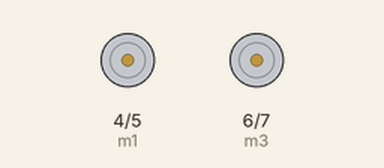
A sketch run on a simulated Arduino Uno, built with avr-gcc and run on an emulated ATmega328P. Shown: motor-driver pin pairs drawn as motors (green arrow = first pin HIGH = forward, orange = second pin HIGH = backward, longer = more drive).

Above: at 8.9 s.
At 14.7 s:
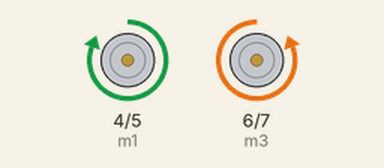
Timing chart, 0 to 16.8 s (numbered marks = the images above):
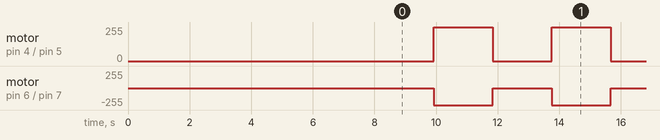

Measured:
- by itself, motor on pin 4 (m1) / pin 5 (m2): alternates forward 255/255 for 1.9 s and stopped for 1.9 s
- by itself, motor on pin 6 (m3) / pin 7 (m4): alternates backward 255/255 for 1.9 s and stopped for 1.9 s

The sketch:

car_test.ino
```cpp
const int m1 = 4;
const int m2 = 5;
const int m3 = 6;
const int m4 = 7;

const int trigPin = 3;
const int echoPin = 2;


void setup() {
  // put your setup code here, to run once:
pinMode(m1, OUTPUT);
pinMode(m2, OUTPUT);
pinMode(m3, OUTPUT);
pinMode(m4, OUTPUT);

pinMode(trigPin, OUTPUT); // Sets the trigPin as an OUTPUT
  pinMode(echoPin, INPUT); // Sets the echoPin as an INPUT
  Serial.begin(9600); // // Serial Communication is starting with 9600 of baudrate speed


delay(8000);
}
void loop() {
  // put your main code here, to run repeatedly:

accelerate(255);


}


void travel(int maxSpeed, int duration){
analogWrite(m1, maxSpeed);
analogWrite(m2, maxSpeed);
analogWrite(m3, maxSpeed);
analogWrite(m4, maxSpeed);

delay(duration*100);

}

void turnLeft(int maxSpeed, int duration){
analogWrite(m1, maxSpeed);
analogWrite(m2, 0);
analogWrite(m3, 0);
analogWrite(m4, maxSpeed);

delay(duration*100);

}

void turnRight(int maxSpeed, int duration){
analogWrite(m1, 0);
analogWrite(m2, maxSpeed);
analogWrite(m3, maxSpeed);
analogWrite(m4, 0);

delay(duration*100);

}

void accelerate(int maxSpeed){

digitalWrite(m1, LOW);
digitalWrite(m2, LOW);
digitalWrite(m3, LOW);
digitalWrite(m4, LOW);

for(int i = 0; i<maxSpeed; i++){
  analogWrite(m1, i);

  analogWrite(m4, i);

delay(15);


}


}
```
